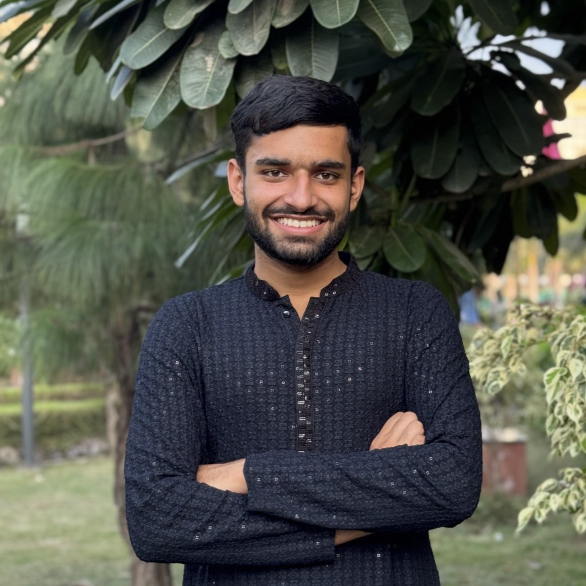
#> input picture assets/portraits/portrait-garden.jpg, 1172 x 1172 px (shown at 1/2 size)
$ python prepare_extended_portrait.py
#> lines starting #> are read from the running program, lines starting #| are printed output that depends on the picture
"""Prepare the full outdoor portrait for the expanded README header.

This version deliberately keeps the trees and leaves. They add depth and
natural green highlights to the full-colour dot-matrix treatment; only the
crop is adjusted so Abhinav remains the visual focus.

Usage: python scripts/prepare_extended_portrait.py [input.jpg] [output.png]
"""
import os
import sys

from PIL import Image, ImageEnhance, ImageFilter, ImageOps

HERE = os.path.dirname(os.path.abspath(__file__))
INP = sys.argv[1] if len(sys.argv) > 1 else os.path.join(
    HERE, "..", "assets", "portraits", "portrait-garden.jpg"
)
OUT = sys.argv[2] if len(sys.argv) > 2 else os.path.join(
    HERE, "..", "assets", "extended", "portrait-source.png"
)

image = ImageOps.exif_transpose(Image.open(INP)).convert("RGB")
#> image is the input picture: PIL image 1172x1172 RGB; mean R, G, B 79.7, 81.9, 73.1
width, height = image.size
#> width = 1172; height = 1172

# This portrait is already square, but a vertical crop lets the person occupy
# the frame while preserving enough foliage to read as an intentional setting.
left = round(width * 0.12)
#> left = 141
right = round(width * 0.88)
#> right = 1031
top = round(height * 0.03)
#> top = 35
bottom = height
#> bottom = 1172
image = image.crop((left, top, right, bottom)).resize((820, 1120), Image.Resampling.LANCZOS)
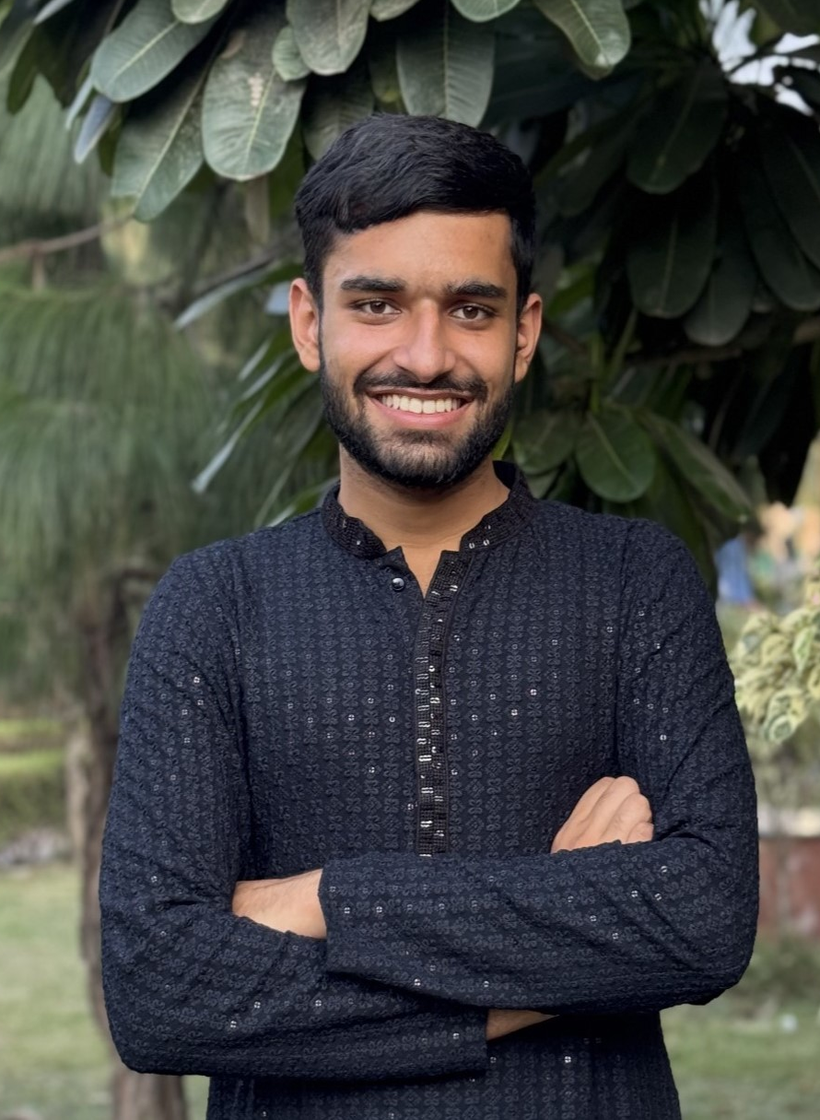
#> image: PIL image 820x1120 RGB; mean R, G, B 66.7, 67.9, 64.8
image = ImageOps.autocontrast(image, cutoff=1)
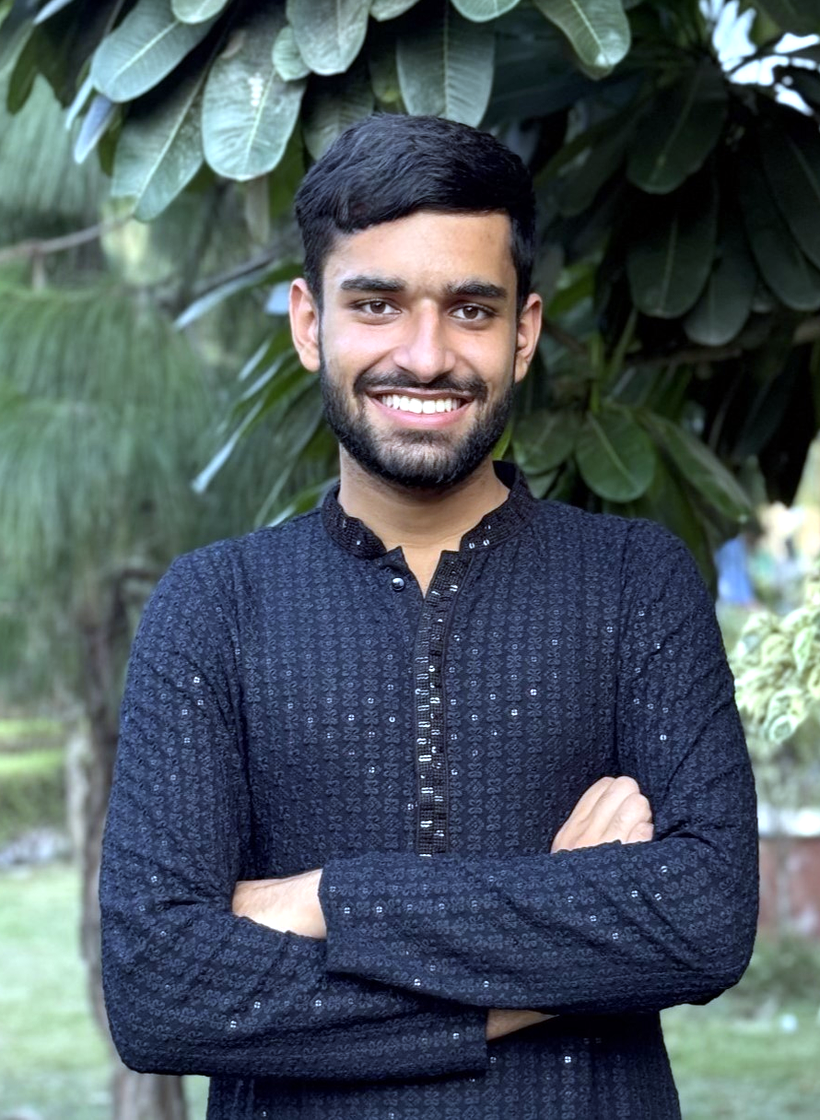
#> image: PIL image 820x1120 RGB; mean R, G, B 76.3, 88.6, 95.2
image = ImageEnhance.Contrast(image).enhance(1.08)
image = image.filter(ImageFilter.UnsharpMask(radius=1.1, percent=105, threshold=3))
image.save(OUT)
print(f"wrote {OUT}: {image.width} x {image.height}; full outdoor scene retained")
#| wrote scripts/../assets/extended/portrait-source.png: 820 x 1120; full outdoor scene retained

$ run again, with assets/portraits/portrait-outdoor.jpg copied over assets/portraits/portrait-garden.jpg
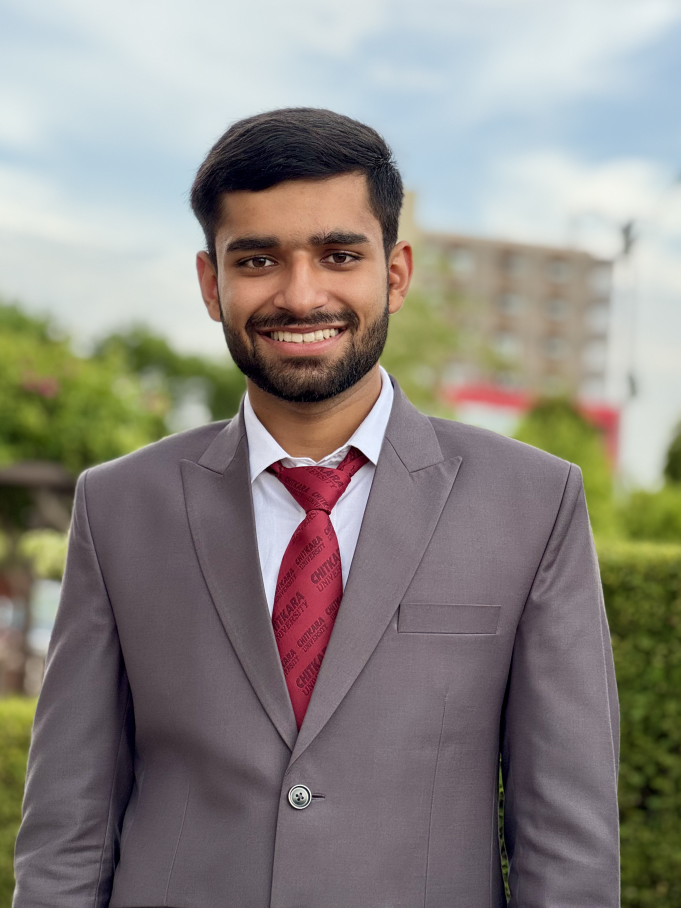
#> input picture assets/portraits/portrait-outdoor.jpg, 2722 x 3630 px (shown at 1/4 size)
#> image is the input picture: PIL image 2722x3630 RGB; mean R, G, B 140.6, 135.5, 130.3
#> `image = image.crop((left, top, right, bottom)).resize((820, 1120), Ima..`:
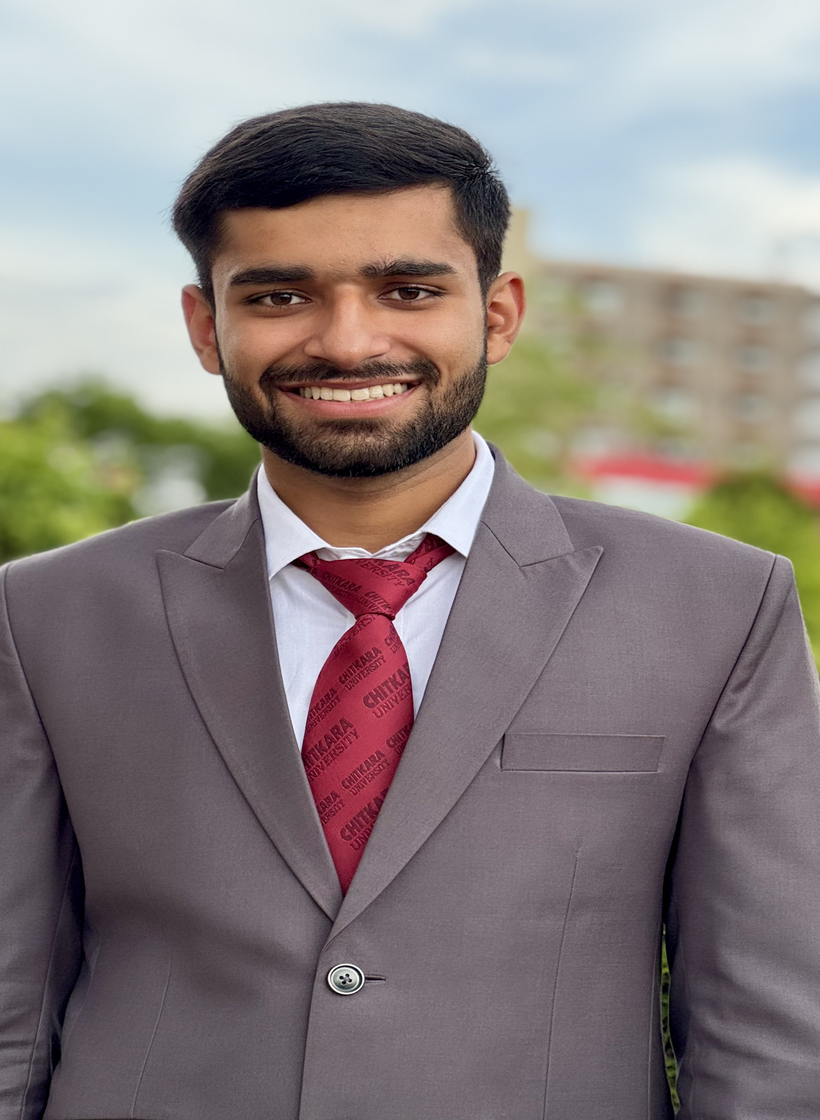
#> image: PIL image 820x1120 RGB; mean R, G, B 136.4, 127.5, 126.8
#> `image = ImageOps.autocontrast(image, cutoff=1)`:
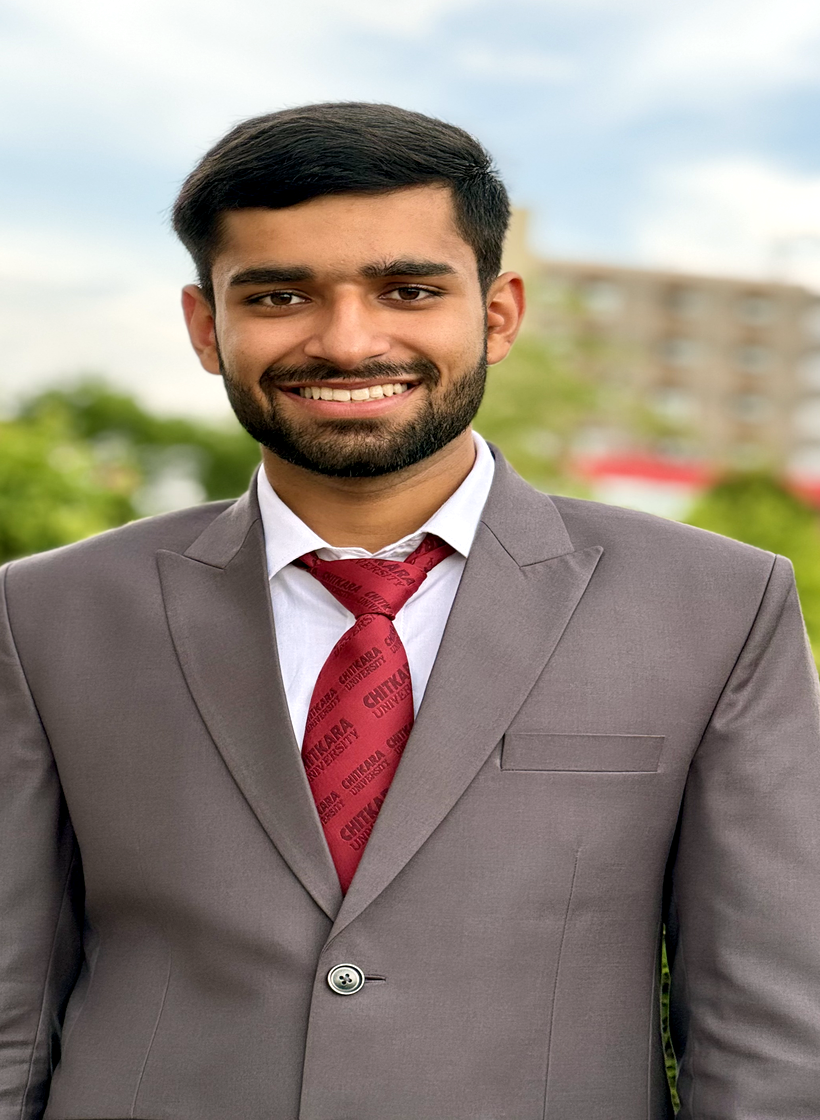
#> image: PIL image 820x1120 RGB; mean R, G, B 148.8, 137.1, 128
#| wrote scripts/../assets/extended/portrait-source.png: 820 x 1120; full outdoor scene retained

$ run again, with assets/portraits/portrait-casual.png saved as assets/portraits/portrait-garden.jpg
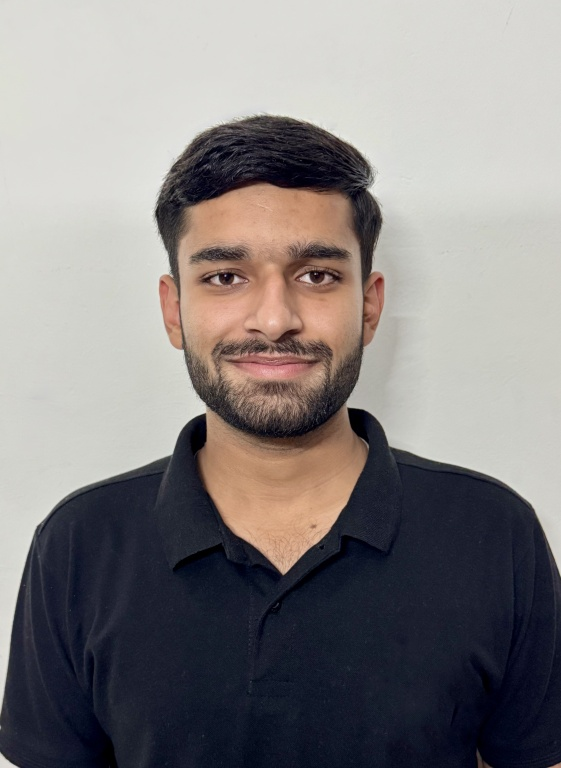
#> input picture assets/portraits/portrait-casual.png, 561 x 768 px
#> image is the input picture: PIL image 561x768 RGB; mean R, G, B 133, 128.9, 128.9
#> `image = image.crop((left, top, right, bottom)).resize((820, 1120), Ima..`:
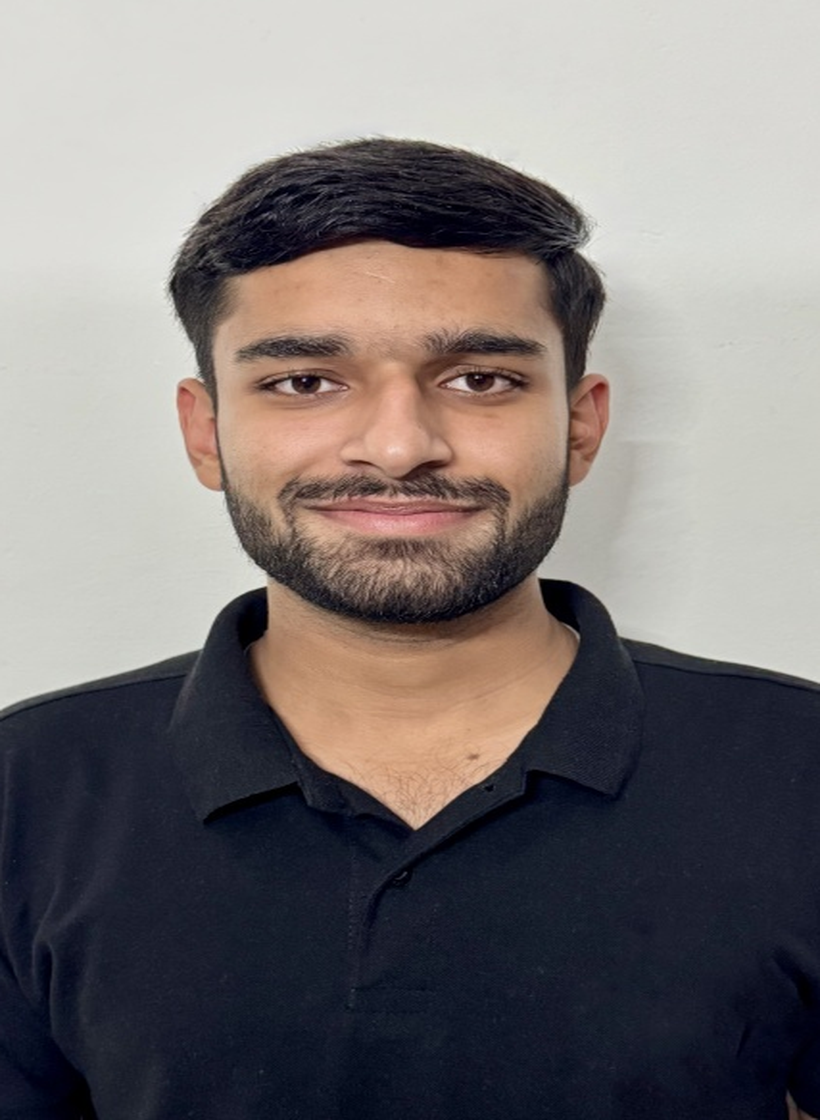
#> image: PIL image 820x1120 RGB; mean R, G, B 122.8, 117, 116.9
#> `image = ImageOps.autocontrast(image, cutoff=1)`:
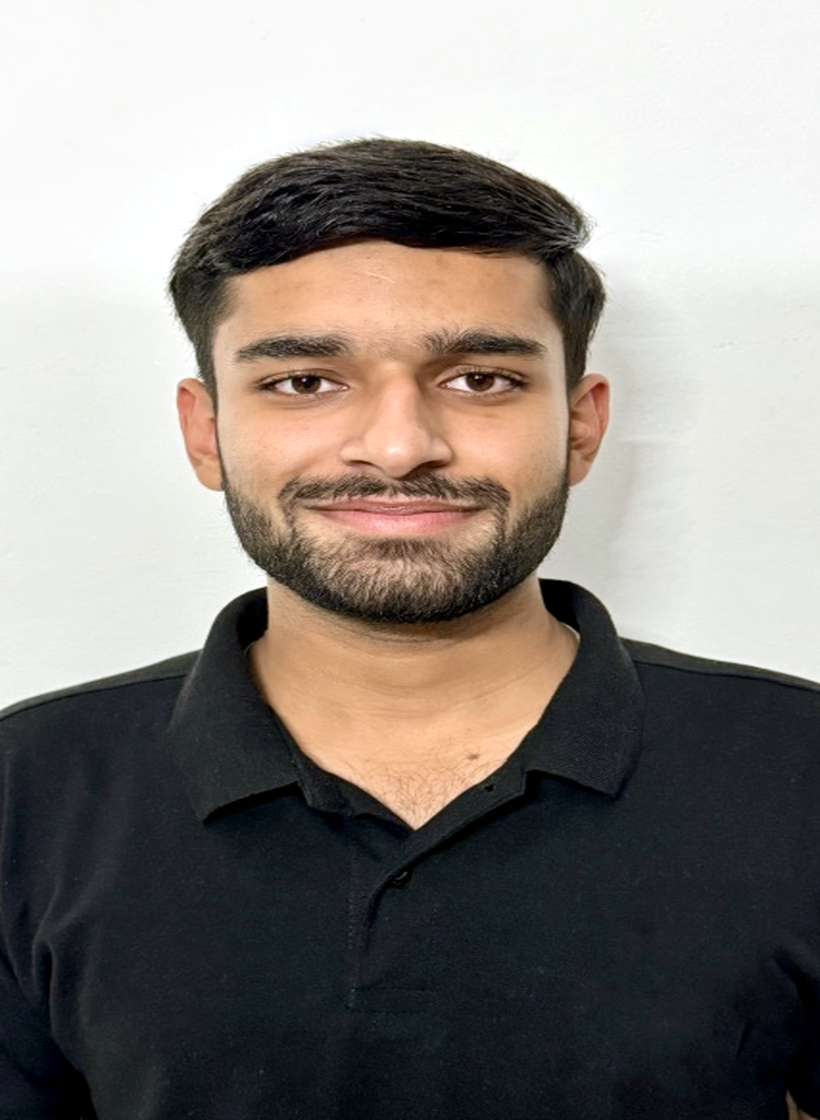
#> image: PIL image 820x1120 RGB; mean R, G, B 138.8, 132.8, 127.6
#| wrote scripts/../assets/extended/portrait-source.png: 820 x 1120; full outdoor scene retained
